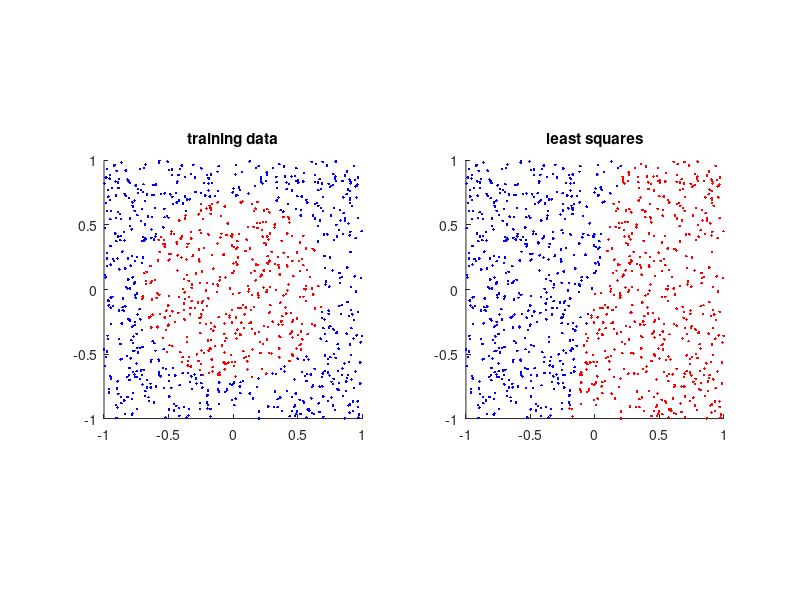

MATLAB code for this plot:
clear;
close all;

% generate data
m = 1000;
n = 2;
b = zeros(m,1);
for i=1:m
    a = 2*rand(2,1)-1;
    A(i,:)=a';
    b(i) = sign(a(1)^2+a(2)^2-.5);
end

% perform duel least squares
lambda = 10^-5;
xLS = A' * inv(A*A' + lambda*eye(size(A,1))) * b;
bLS = sign(A*xLS);

% Plot data
figure(1); 
subplot(121); hold on;
for i=1:m
    a = A(i, :);
    if b(i)==1
        plot(a(1),a(2),'b.');
    else
        plot(a(1),a(2),'r.');
    end
end
axis('square')
title('training data')

% Plot least squares
subplot(122); hold on;
for i=1:m
    a = A(i,:);
    if bLS(i)==1
        plot(a(1),a(2),'b.');
    else
        plot(a(1),a(2),'r.');
    end
end
axis('square')
title('least squares')



